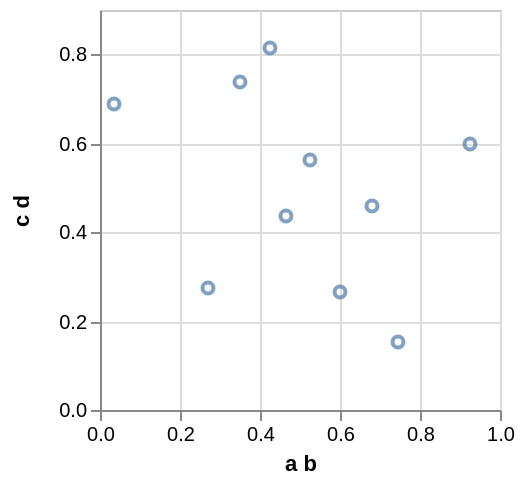

Vega-Lite specification stored for this chart:
### Vega specification from a JSON file in a GitHub repository (floating-point values rounded to 4 significant figures)
{"$schema": "https://vega.github.io/schema/vega/v3.0.json", "autosize": "pad", "padding": 5, "encode": {"update": {"stroke": {"value": "#ccc"}, "fill": {"value": "transparent"}}}, "data": [{"name": "source_0", "values": [{"a b": 0.9229, "c d": 0.5983}, {"a b": 0.682, "c d": 0.46}, {"a b": 0.03553, "c d": 0.6864}, {"a b": 0.3491, "c d": 0.7368}, {"a b": 0.4248, "c d": 0.813}, {"a b": 0.5239, "c d": 0.5616}, {"a b": 0.4668, "c d": 0.4366}, {"a b": 0.2692, "c d": 0.2747}, {"a b": 0.601, "c d": 0.2649}, {"a b": 0.7458, "c d": 0.1544}]}, {"name": "data_0", "source": "source_0", "transform": [{"type": "formula", "expr": "toNumber(datum[\"a b\"])", "as": "a b"}, {"type": "formula", "expr": "toNumber(datum[\"c d\"])", "as": "c d"}, {"type": "filter", "expr": "datum[\"a b\"] !== null && !isNaN(datum[\"a b\"]) && datum[\"c d\"] !== null && !isNaN(datum[\"c d\"])"}]}], "signals": [{"name": "width", "update": "200"}, {"name": "height", "update": "200"}], "marks": [{"name": "marks", "type": "symbol", "role": "point", "style": ["point"], "from": {"data": "data_0"}, "encode": {"update": {"x": {"scale": "x", "field": "a b"}, "y": {"scale": "y", "field": "c d"}, "stroke": {"value": "#4c78a8"}, "fill": {"value": "transparent"}, "opacity": {"value": 0.7}}}}], "scales": [{"name": "x", "type": "linear", "domain": {"data": "data_0", "field": "a b"}, "range": [0, {"signal": "width"}], "round": true, "nice": true, "zero": true}, {"name": "y", "type": "linear", "domain": {"data": "data_0", "field": "c d"}, "range": [{"signal": "height"}, 0], "round": true, "nice": true, "zero": true}], "axes": [{"scale": "x", "labelOverlap": true, "orient": "bottom", "tickCount": {"signal": "ceil(width/40)"}, "title": "a b", "zindex": 1}, {"scale": "x", "domain": false, "grid": true, "labels": false, "maxExtent": 0, "minExtent": 0, "orient": "bottom", "tickCount": {"signal": "ceil(width/40)"}, "ticks": false, "zindex": 0, "gridScale": "y"}, {"scale": "y", "labelOverlap": true, "orient": "left", "tickCount": {"signal": "ceil(height/40)"}, "title": "c d", "zindex": 1}, {"scale": "y", "domain": false, "grid": true, "labels": false, "maxExtent": 0, "minExtent": 0, "orient": "left", "tickCount": {"signal": "ceil(height/40)"}, "ticks": false, "zindex": 0, "gridScale": "x"}], "config": {"axis": {"domainColor": "#888", "tickColor": "#888"}, "axisY": {"minExtent": 30}}}
